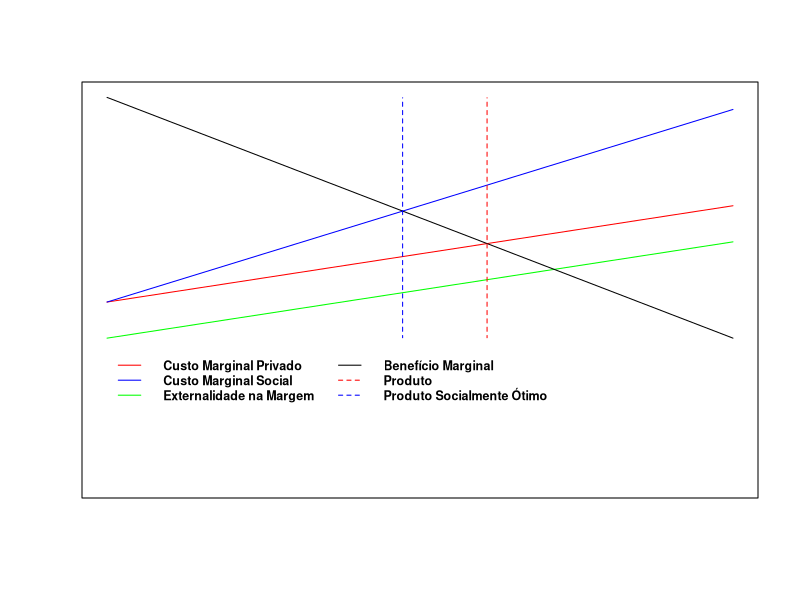

Write R code to recreate this figure.
#programa que cria um gráfico ilustrando o nível de produção de um bem ou serviço gerador de externalidades negativas.
#funções de custo marginal, benefício marginal e externalidade na margem arbitrárias e lineares.
x <- 0:20

a1 <- 2 
a2 <- 15
a <- a1*x+a2

b1 <- 4
b2 <- 15
b <- b1*x+b2

c1 <- 2
c2 <- 0
c <- c1*x+c2

d1 <- -5
d2 <- 100
d <- d1*x+d2

plot(c(0,20),c(-60,100),axes=FALSE,frame.plot=TRUE,type='n',xlab=NA,ylab=NA) 

lines(x,a,col='red')
lines(x,b,col='blue')
lines(x,c,col='green')
lines(x,d,col='black')

legend(0, -5, legend=c("Custo Marginal Privado", "Custo Marginal Social", 
                       "Externalidade na Margem", "Benefício Marginal", 
                       "Produto", "Produto Socialmente Ótimo"),
       col=c("red", "blue", "green", "black", "red", "blue"), cex=0.75, text.font=2,
       lty=c(1,1,1,1,2,2), bty='n', ncol=2, x.intersp = 2)

inter <- function(p1,p2,p3,p4) {
          A <- rbind(c(-p1, 1),
                     c(-p3, 1))
          B <- c(p2,p4);
          solve(A, B)
}

i <- inter(a1,a2,d1,d2)
j <- inter(b1,b2,d1,d2)

library(plotrix)
ablineclip(v=i[1],y1=0,y2=100,col="red",lty=2)
ablineclip(v=j[1],y1=0,y2=100,col="blue",lty=2)

#a3 <- 2
#a4 <- 15+2*(j[1])
#ap <- a3*x+a4
#
#lines(x,ap,col='purple')
#inter(a3,a4,d1,d2)

